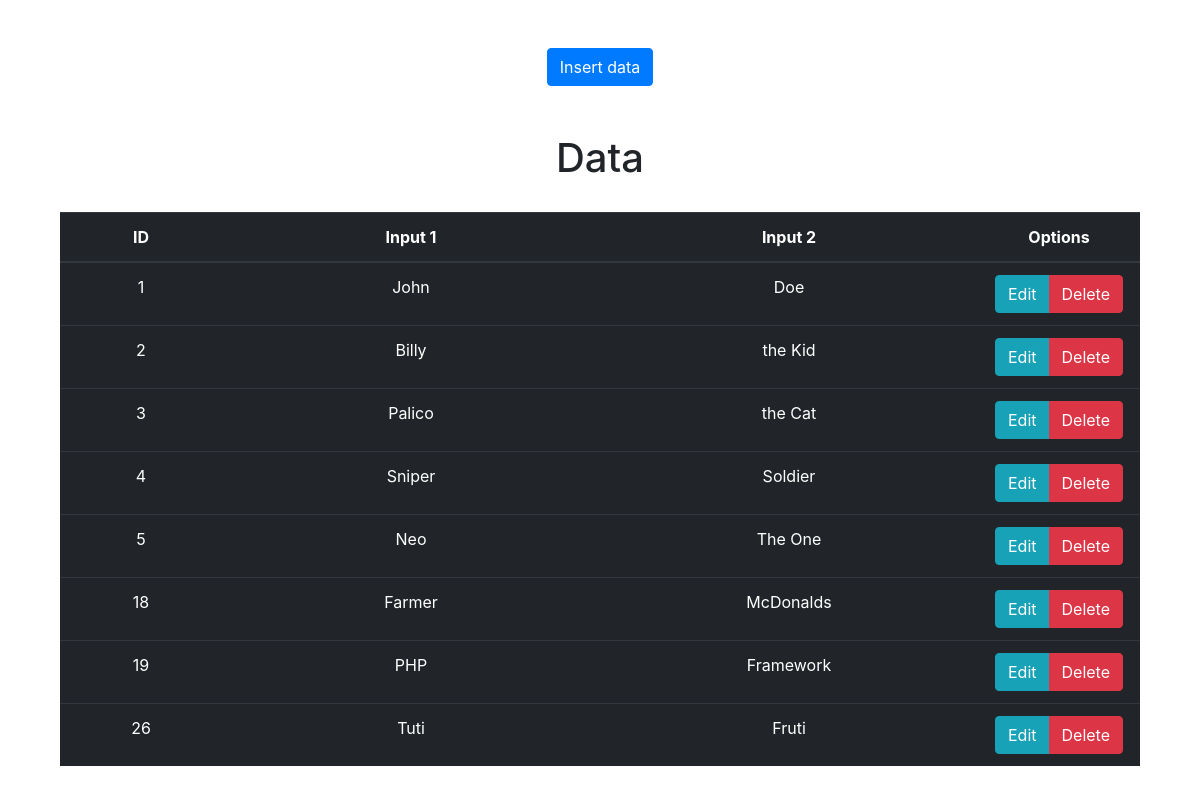
The page / on the database its author committed.
### tables this page shows
CREATE TABLE IF NOT EXISTS `modal_data` (
  `id` int(10) NOT NULL AUTO_INCREMENT,
  `input1` varchar(255) NOT NULL,
  `input2` varchar(255) NOT NULL,
  PRIMARY KEY (`id`)
);

### index.php (the view, shortened to what this page needs)
<?php require_once "db.php"; ?>
<!doctype html>
<html lang="en">
<head>
  <link rel="stylesheet" href="https://stackpath.bootstrapcdn.com/bootstrap/4.1.3/css/bootstrap.min.css"
>
  <link rel="stylesheet" href="https://use.fontawesome.com/releases/v5.4.1/css/all.css"
>
</head>
<body>
  <div class="container">
    <div class="text-center mt-5">
      <button type="button" class="btn btn-primary" data-toggle="modal" data-target="#exampleModal">
        Insert data
      </button>
    </div>
    <div class="container text-center mt-5">
      <h1 class="mb-0">
        Data
      </h1>
      <span class="lead p-2 font-weight-bold"><?php displayMsgRight(); ?></span>
      <table class="table table-dark">
        <thead>
          <tr>
            <th>ID</th>
            <th>Input 1</th>
            <th>Input 2</th>
            <th>Options</th>
          </tr>
        </thead>
        <tbody>
          <?php
          $query = "SELECT * FROM modal_data";
          $result = $db->query($query);
          if ($result) {
            while ($row = $result->fetch_assoc()) {
              $id = $row['id'];
              $input1 = $row['input1'];
              $input2 = $row['input2'];
              ?>
          <tr>
            <td style="width:15%">
              <?php echo $id; ?>
            </td>
            <td style="width:35%">
              <?php echo $input1; ?>
            </td>
            <td style="width:35%">
              <?php echo $input2; ?>
            </td>
            <td style="width:15%">
              <?php echo "<div class='btn-group' role='group'>
                          <button type='button' class='btn btn-info' data-toggle='modal' data-target='#editModal' data-id='" . $id . "'>Edit</button>
                          <button type='button' class='btn btn-danger' data-toggle='modal' data-target='#deleteModal2' data-id='" . $id . "' data-record-title='" . $input1 . " " . $input2 . "'>Delete</button>
                        </div>" ?>
            </td>
          </tr>
          <?php
        }
      }
      ?>
        </tbody>
      </table>
    </div>
</body>
</html>

### rows shown on the page
modal_data: id "1", input1 "John", input2 "Doe"
modal_data: id "2", input1 "Billy", input2 "the Kid"
modal_data: id "3", input1 "Palico", input2 "the Cat"
modal_data: id "4", input1 "Sniper", input2 "Soldier"
modal_data: id "5", input1 "Neo", input2 "The One"
modal_data: id "18", input1 "Farmer", input2 "McDonalds"
modal_data: id "19", input1 "PHP", input2 "Framework"
modal_data: id "26", input1 "Tuti", input2 "Fruti"
